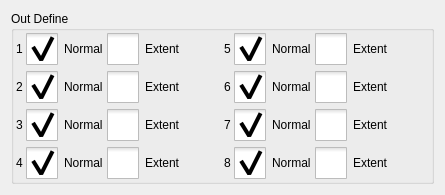
     <widget class="QWidget" name="tab_2">
      <attribute name="title">
       <string>Out Define</string>
      </attribute>
      <layout class="QHBoxLayout" name="horizontalLayout_5">
       <item>
        <widget class="QGroupBox" name="outDefineBox">
         <property name="title">
          <string>Out Define</string>
         </property>
         <layout class="QGridLayout" name="gridLayout_2">
          <property name="leftMargin">
           <number>2</number>
          </property>
          <property name="topMargin">
           <number>2</number>
          </property>
          <property name="rightMargin">
           <number>2</number>
          </property>
          <property name="bottomMargin">
           <number>2</number>
          </property>
          <property name="horizontalSpacing">
           <number>3</number>
          </property>
          <property name="verticalSpacing">
           <number>6</number>
          </property>
          <item row="1" column="2">
           <widget class="QCheckBox" name="extentBBox">
            <property name="styleSheet">
             <string notr="true">::indicator {
     width: 32px;
     height: 32px;
 }

::indicator:unchecked 
{
     image: url(:/resource/check_unchecked.png);
 }
::indicator:checked 
{
     image: url(:/resource/check_checked.png);
 }

QRadioButton::indicator:checked:disabled
{
 image: url(:/resource/check_checked_disable.png);
}

QRadioButton::indicator:unchecked:disabled
{
 image: url(:/resource/check_unchecked_disable.png);
}</string>
            </property>
            <property name="text">
             <string>Extent</string>
            </property>
            <attribute name="buttonGroup">
             <string notr="true">buttonGroupB</string>
            </attribute>
           </widget>
          </item>
          <item row="0" column="2">
           <widget class="QCheckBox" name="extentABox">
            <property name="styleSheet">
             <string notr="true">::indicator {
     width: 32px;
     height: 32px;
 }

::indicator:unchecked 
{
     image: url(:/resource/check_unchecked.png);
 }
::indicator:checked 
{
     image: url(:/resource/check_checked.png);
 }

QRadioButton::indicator:checked:disabled
{
 image: url(:/resource/check_checked_disable.png);
}

QRadioButton::indicator:unchecked:disabled
{
 image: url(:/resource/check_unchecked_disable.png);
}</string>
            </property>
            <property name="text">
             <string>Extent</string>
            </property>
            <attribute name="buttonGroup">
             <string notr="true">buttonGroupA</string>
            </attribute>
           </widget>
          </item>
          <item row="3" column="2">
           <widget class="QCheckBox" name="extentDBox">
            <property name="styleSheet">
             <string notr="true">::indicator {
     width: 32px;
     height: 32px;
 }

::indicator:unchecked 
{
     image: url(:/resource/check_unchecked.png);
 }
::indicator:checked 
{
     image: url(:/resource/check_checked.png);
 }

QRadioButton::indicator:checked:disabled
{
 image: url(:/resource/check_checked_disable.png);
}

QRadioButton::indicator:unchecked:disabled
{
 image: url(:/resource/check_unchecked_disable.png);
}</string>
            </property>
            <property name="text">
             <string>Extent</string>
            </property>
            <attribute name="buttonGroup">
             <string notr="true">buttonGroupD</string>
            </attribute>
           </widget>
          </item>
          <item row="0" column="0">
           <widget class="QLabel" name="label">
            <property name="text">
             <string>1</string>
            </property>
           </widget>
          </item>
          <item row="0" column="4">
           <widget class="QLabel" name="label_8">
            <property name="text">
             <string>5</string>
            </property>
           </widget>
          </item>
          <item row="1" column="0">
           <widget class="QLabel" name="label_2">
            <property name="text">
             <string>2</string>
            </property>
           </widget>
          </item>
          <item row="3" column="4">
           <widget class="QLabel" name="label_10">
            <property name="text">
             <string>8</string>
            </property>
           </widget>
          </item>
          <item row="0" column="3">
           <spacer name="horizontalSpacer_3">
            <property name="orientation">
             <enum>Qt::Horizontal</enum>
            </property>
            <property name="sizeHint" stdset="0">
             <size>
              <width>40</width>
              <height>20</height>
             </size>
            </property>
           </spacer>
          </item>
          <item row="0" column="7">
           <spacer name="horizontalSpacer_4">
            <property name="orientation">
             <enum>Qt::Horizontal</enum>
            </property>
            <property name="sizeHint" stdset="0">
             <size>
              <width>40</width>
              <height>20</height>
             </size>
            </property>
           </spacer>
          </item>
          <item row="1" column="4">
           <widget class="QLabel" name="label_9">
            <property name="text">
             <string>6</string>
            </property>
           </widget>
          </item>
          <item row="2" column="0">
           <widget class="QLabel" name="label_3">
            <property name="text">
             <string>3</string>
            </property>
           </widget>
          </item>
          <item row="2" column="4">
           <widget class="QLabel" name="label_11">
            <property name="text">
             <string>7</string>
            </property>
           </widget>
          </item>
          <item row="3" column="0">
           <widget class="QLabel" name="label_4">
            <property name="text">
             <string>4</string>
            </property>
           </widget>
          </item>
          <item row="0" column="1">
           <widget class="QCheckBox" name="normalABox">
            <property name="styleSheet">
             <string notr="true">::indicator {
     width: 32px;
     height: 32px;
 }

::indicator:unchecked 
{
     image: url(:/resource/check_unchecked.png);
 }
::indicator:checked 
{
     image: url(:/resource/check_checked.png);
 }

QRadioButton::indicator:checked:disabled
{
 image: url(:/resource/check_checked_disable.png);
}

QRadioButton::indicator:unchecked:disabled
{
 image: url(:/resource/check_unchecked_disable.png);
}</string>
            </property>
            <property name="text">
             <string>Normal</string>
            </property>
            <property name="checked">
             <bool>true</bool>
            </property>
            <attribute name="buttonGroup">
             <string notr="true">buttonGroupA</string>
            </attribute>
           </widget>
          </item>
          <item row="1" column="1">
           <widget class="QCheckBox" name="normalBBox">
            <property name="styleSheet">
             <string notr="true">::indicator {
     width: 32px;
     height: 32px;
 }

::indicator:unchecked 
{
     image: url(:/resource/check_unchecked.png);
 }
::indicator:checked 
{
     image: url(:/resource/check_checked.png);
 }

QRadioButton::indicator:checked:disabled
{
 image: url(:/resource/check_checked_disable.png);
}

QRadioButton::indicator:unchecked:disabled
{
 image: url(:/resource/check_unchecked_disable.png);
}</string>
            </property>
            <property name="text">
             <string>Normal</string>
            </property>
            <property name="checked">
             <bool>true</bool>
            </property>
            <attribute name="buttonGroup">
             <string notr="true">buttonGroupB</string>
            </attribute>
           </widget>
          </item>
          <item row="3" column="1">
           <widget class="QCheckBox" name="normalDBox">
            <property name="styleSheet">
             <string notr="true">::indicator {
     width: 32px;
     height: 32px;
 }

::indicator:unchecked 
{
     image: url(:/resource/check_unchecked.png);
 }
::indicator:checked 
{
     image: url(:/resource/check_checked.png);
 }

QRadioButton::indicator:checked:disabled
{
 image: url(:/resource/check_checked_disable.png);
}

QRadioButton::indicator:unchecked:disabled
{
 image: url(:/resource/check_unchecked_disable.png);
}</string>
            </property>
            <property name="text">
             <string>Normal</string>
            </property>
            <property name="checked">
             <bool>true</bool>
            </property>
            <attribute name="buttonGroup">
             <string notr="true">buttonGroupD</string>
            </attribute>
           </widget>
          </item>
          <item row="0" column="5">
           <widget class="QCheckBox" name="normalEBox">
            <property name="styleSheet">
             <string notr="true">::indicator {
     width: 32px;
     height: 32px;
 }

::indicator:unchecked 
{
     image: url(:/resource/check_unchecked.png);
 }
::indicator:checked 
{
     image: url(:/resource/check_checked.png);
 }

QRadioButton::indicator:checked:disabled
{
 image: url(:/resource/check_checked_disable.png);
}

QRadioButton::indicator:unchecked:disabled
{
 image: url(:/resource/check_unchecked_disable.png);
}</string>
            </property>
            <property name="text">
             <string>Normal</string>
            </property>
            <property name="checked">
             <bool>true</bool>
            </property>
            <attribute name="buttonGroup">
             <string notr="true">buttonGroupE</string>
            </attribute>
           </widget>
          </item>
          <item row="2" column="1">
           <widget class="QCheckBox" name="normalCBox">
            <property name="styleSheet">
             <string notr="true">::indicator {
     width: 32px;
     height: 32px;
 }

::indicator:unchecked 
{
     image: url(:/resource/check_unchecked.png);
 }
::indicator:checked 
{
     image: url(:/resource/check_checked.png);
 }

QRadioButton::indicator:checked:disabled
{
 image: url(:/resource/check_checked_disable.png);
}

QRadioButton::indicator:unchecked:disabled
{
 image: url(:/resource/check_unchecked_disable.png);
}</string>
            </property>
            <property name="text">
             <string>Normal</string>
            </property>
            <property name="checked">
             <bool>true</bool>
            </property>
            <attribute name="buttonGroup">
             <string notr="true">buttonGroupC</string>
            </attribute>
           </widget>
          </item>
          <item row="2" column="2">
           <widget class="QCheckBox" name="extentCBox">
            <property name="styleSheet">
             <string notr="true">::indicator {
     width: 32px;
     height: 32px;
 }

::indicator:unchecked 
{
     image: url(:/resource/check_unchecked.png);
 }
::indicator:checked 
{
     image: url(:/resource/check_checked.png);
 }

QRadioButton::indicator:checked:disabled
{
 image: url(:/resource/check_checked_disable.png);
}

QRadioButton::indicator:unchecked:disabled
{
 image: url(:/resource/check_unchecked_disable.png);
}</string>
            </property>
            <property name="text">
             <string>Extent</string>
            </property>
            <attribute name="buttonGroup">
             <string notr="true">buttonGroupC</string>
            </attribute>
           </widget>
          </item>
          <item row="0" column="6">
           <widget class="QCheckBox" name="extentEBox">
            <property name="styleSheet">
             <string notr="true">::indicator {
     width: 32px;
     height: 32px;
 }

::indicator:unchecked 
{
     image: url(:/resource/check_unchecked.png);
 }
::indicator:checked 
{
     image: url(:/resource/check_checked.png);
 }

QRadioButton::indicator:checked:disabled
{
 image: url(:/resource/check_checked_disable.png);
}

QRadioButton::indicator:unchecked:disabled
{
 image: url(:/resource/check_unchecked_disable.png);
}</string>
            </property>
            <property name="text">
             <string>Extent</string>
            </property>
            <attribute name="buttonGroup">
             <string notr="true">buttonGroupE</string>
            </attribute>
           </widget>
          </item>
          <item row="1" column="5">
           <widget class="QCheckBox" name="normalFBox">
            <property name="styleSheet">
             <string notr="true">::indicator {
     width: 32px;
     height: 32px;
 }

::indicator:unchecked 
{
     image: url(:/resource/check_unchecked.png);
 }
::indicator:checked 
{
     image: url(:/resource/check_checked.png);
 }

QRadioButton::indicator:checked:disabled
{
 image: url(:/resource/check_checked_disable.png);
}

QRadioButton::indicator:unchecked:disabled
{
 image: url(:/resource/check_unchecked_disable.png);
}</string>
            </property>
            <property name="text">
             <string>Normal</string>
            </property>
            <property name="checked">
             <bool>true</bool>
            </property>
            <attribute name="buttonGroup">
             <string notr="true">buttonGroupF</string>
            </attribute>
           </widget>
          </item>
          <item row="2" column="5">
           <widget class="QCheckBox" name="normalGBox">
            <property name="styleSheet">
             <string notr="true">::indicator {
     width: 32px;
     height: 32px;
 }

::indicator:unchecked 
{
     image: url(:/resource/check_unchecked.png);
 }
::indicator:checked 
{
     image: url(:/resource/check_checked.png);
 }

QRadioButton::indicator:checked:disabled
{
 image: url(:/resource/check_checked_disable.png);
}

QRadioButton::indicator:unchecked:disabled
{
 image: url(:/resource/check_unchecked_disable.png);
}</string>
            </property>
            <property name="text">
             <string>Normal</string>
            </property>
            <property name="checked">
             <bool>true</bool>
            </property>
            <attribute name="buttonGroup">
             <string notr="true">buttonGroupG</string>
            </attribute>
           </widget>
          </item>
          <item row="3" column="5">
           <widget class="QCheckBox" name="normalHBox">
            <property name="styleSheet">
             <string notr="true">::indicator {
     width: 32px;
     height: 32px;
 }

::indicator:unchecked 
{
     image: url(:/resource/check_unchecked.png);
 }
::indicator:checked 
{
     image: url(:/resource/check_checked.png);
 }

QRadioButton::indicator:checked:disabled
{
 image: url(:/resource/check_checked_disable.png);
}

QRadioButton::indicator:unchecked:disabled
{
 image: url(:/resource/check_unchecked_disable.png);
}</string>
            </property>
            <property name="text">
             <string>Normal</string>
            </property>
            <property name="checked">
             <bool>true</bool>
            </property>
            <attribute name="buttonGroup">
             <string notr="true">buttonGroupH</string>
            </attribute>
           </widget>
          </item>
          <item row="1" column="6">
           <widget class="QCheckBox" name="extentFBox">
            <property name="styleSheet">
             <string notr="true">::indicator {
     width: 32px;
     height: 32px;
 }

::indicator:unchecked 
{
     image: url(:/resource/check_unchecked.png);
 }
::indicator:checked 
{
     image: url(:/resource/check_checked.png);
 }

QRadioButton::indicator:checked:disabled
{
 image: url(:/resource/check_checked_disable.png);
}

QRadioButton::indicator:unchecked:disabled
{
 image: url(:/resource/check_unchecked_disable.png);
}</string>
            </property>
            <property name="text">
             <string>Extent</string>
            </property>
            <attribute name="buttonGroup">
             <string notr="true">buttonGroupF</string>
            </attribute>
           </widget>
          </item>
          <item row="2" column="6">
           <widget class="QCheckBox" name="extentGBox">
            <property name="styleSheet">
             <string notr="true">::indicator {
     width: 32px;
     height: 32px;
 }

::indicator:unchecked 
{
     image: url(:/resource/check_unchecked.png);
 }
::indicator:checked 
{
     image: url(:/resource/check_checked.png);
 }

QRadioButton::indicator:checked:disabled
{
 image: url(:/resource/check_checked_disable.png);
}

QRadioButton::indicator:unchecked:disabled
{
 image: url(:/resource/check_unchecked_disable.png);
}</string>
            </property>
            <property name="text">
             <string>Extent</string>
            </property>
            <attribute name="buttonGroup">
             <string notr="true">buttonGroupG</string>
            </attribute>
           </widget>
          </item>
          <item row="3" column="6">
           <widget class="QCheckBox" name="extentHBox">
            <property name="styleSheet">
             <string notr="true">::indicator {
     width: 32px;
     height: 32px;
 }

::indicator:unchecked 
{
     image: url(:/resource/check_unchecked.png);
 }
::indicator:checked 
{
     image: url(:/resource/check_checked.png);
 }

QRadioButton::indicator:checked:disabled
{
 image: url(:/resource/check_checked_disable.png);
}

QRadioButton::indicator:unchecked:disabled
{
 image: url(:/resource/check_unchecked_disable.png);
}</string>
            </property>
            <property name="text">
             <string>Extent</string>
            </property>
            <attribute name="buttonGroup">
             <string notr="true">buttonGroupH</string>
            </attribute>
           </widget>
          </item>
         </layout>
        </widget>
       </item>
      </layout>
     </widget>
